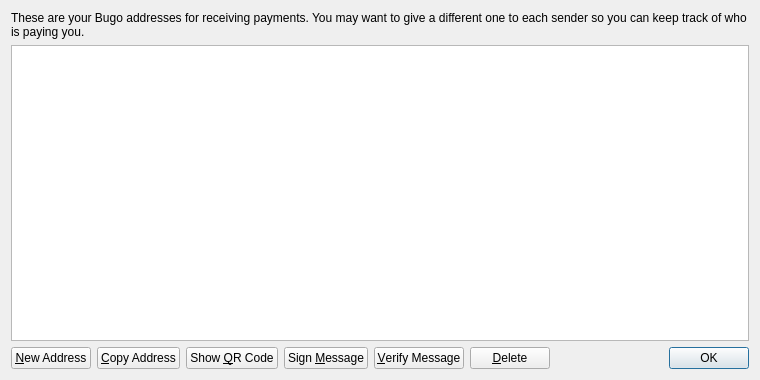
<?xml version="1.0" encoding="UTF-8"?>
<ui version="4.0">
 <class>AddressBookPage</class>
 <widget class="QWidget" name="AddressBookPage">
  <property name="geometry">
   <rect>
    <x>0</x>
    <y>0</y>
    <width>760</width>
    <height>380</height>
   </rect>
  </property>
  <property name="windowTitle">
   <string>Address Book</string>
  </property>
  <layout class="QVBoxLayout" name="verticalLayout">
   <item>
    <widget class="QLabel" name="labelExplanation">
     <property name="text">
      <string>These are your Bugo addresses for receiving payments. You may want to give a different one to each sender so you can keep track of who is paying you.</string>
     </property>
     <property name="textFormat">
      <enum>Qt::PlainText</enum>
     </property>
     <property name="wordWrap">
      <bool>true</bool>
     </property>
    </widget>
   </item>
   <item>
    <widget class="QTableView" name="tableView">
     <property name="contextMenuPolicy">
      <enum>Qt::CustomContextMenu</enum>
     </property>
     <property name="toolTip">
      <string>Double-click to edit address or label</string>
     </property>
     <property name="tabKeyNavigation">
      <bool>false</bool>
     </property>
     <property name="selectionMode">
      <enum>QAbstractItemView::SingleSelection</enum>
     </property>
     <property name="selectionBehavior">
      <enum>QAbstractItemView::SelectRows</enum>
     </property>
     <property name="sortingEnabled">
      <bool>true</bool>
     </property>
     <attribute name="verticalHeaderVisible">
      <bool>false</bool>
     </attribute>
    </widget>
   </item>
   <item>
    <layout class="QHBoxLayout" name="horizontalLayout">
     <item>
      <widget class="QPushButton" name="newAddressButton">
       <property name="toolTip">
        <string>Create a new address</string>
       </property>
       <property name="text">
        <string>&amp;New Address</string>
       </property>
      </widget>
     </item>
     <item>
      <widget class="QPushButton" name="copyToClipboard">
       <property name="toolTip">
        <string>Copy the currently selected address to the system clipboard</string>
       </property>
       <property name="text">
        <string>&amp;Copy Address</string>
       </property>
      </widget>
     </item>
     <item>
      <widget class="QPushButton" name="showQRCode">
       <property name="text">
        <string>Show &amp;QR Code</string>
       </property>
      </widget>
     </item>
     <item>
      <widget class="QPushButton" name="signMessage">
       <property name="toolTip">
        <string>Sign a message to prove you own a Bugo address</string>
       </property>
       <property name="text">
        <string>Sign &amp;Message</string>
       </property>
      </widget>
     </item>
     <item>
      <widget class="QPushButton" name="verifyMessage">
       <property name="toolTip">
        <string>Verify a message to ensure it was signed with a specified Bugo address</string>
       </property>
       <property name="text">
        <string>&amp;Verify Message</string>
       </property>
      </widget>
     </item>
     <item>
      <widget class="QPushButton" name="deleteButton">
       <property name="toolTip">
        <string>Delete the currently selected address from the list</string>
       </property>
       <property name="text">
        <string>&amp;Delete</string>
       </property>
      </widget>
     </item>
     <item>
      <spacer name="horizontalSpacer">
       <property name="orientation">
        <enum>Qt::Horizontal</enum>
       </property>
       <property name="sizeHint" stdset="0">
        <size>
         <width>40</width>
         <height>20</height>
        </size>
       </property>
      </spacer>
     </item>
     <item>
      <widget class="QDialogButtonBox" name="buttonBox">
       <property name="sizePolicy">
        <sizepolicy hsizetype="Maximum" vsizetype="Fixed">
         <horstretch>0</horstretch>
         <verstretch>0</verstretch>
        </sizepolicy>
       </property>
       <property name="standardButtons">
        <set>QDialogButtonBox::Ok</set>
       </property>
      </widget>
     </item>
    </layout>
   </item>
  </layout>
 </widget>
 <resources>
  <include location="../bitcoin.qrc"/>
 </resources>
 <connections/>
</ui>
